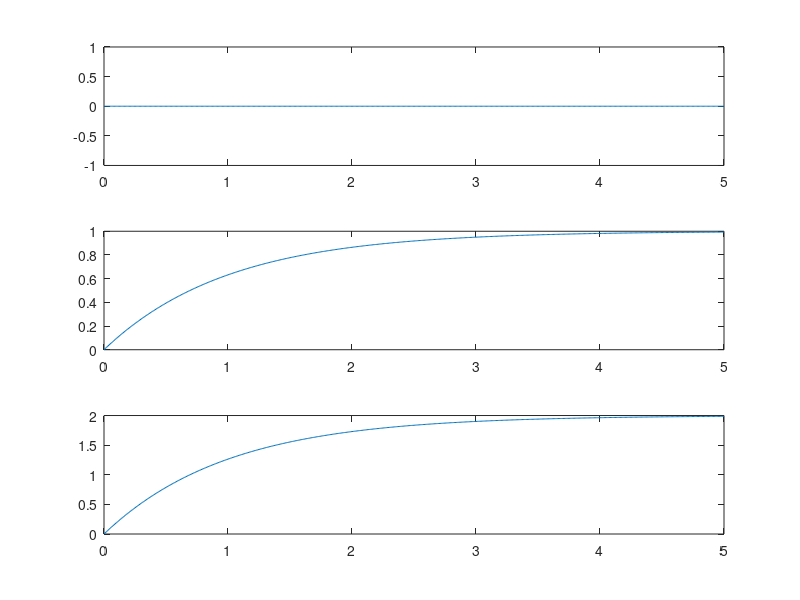

This figure's MATLAB source:
clc
F=[1 0;-1 -1];
C=[0; 1];
H=[1 2];
D=[0];

sys = ss(F,C,H,D);

T=0:0.01:5;

[Y,~,U]=step(sys,T);

subplot(3,1,1); plot(T,U(:,1));
subplot(3,1,2); plot(T,U(:,2));
subplot(3,1,3); plot(T,Y);